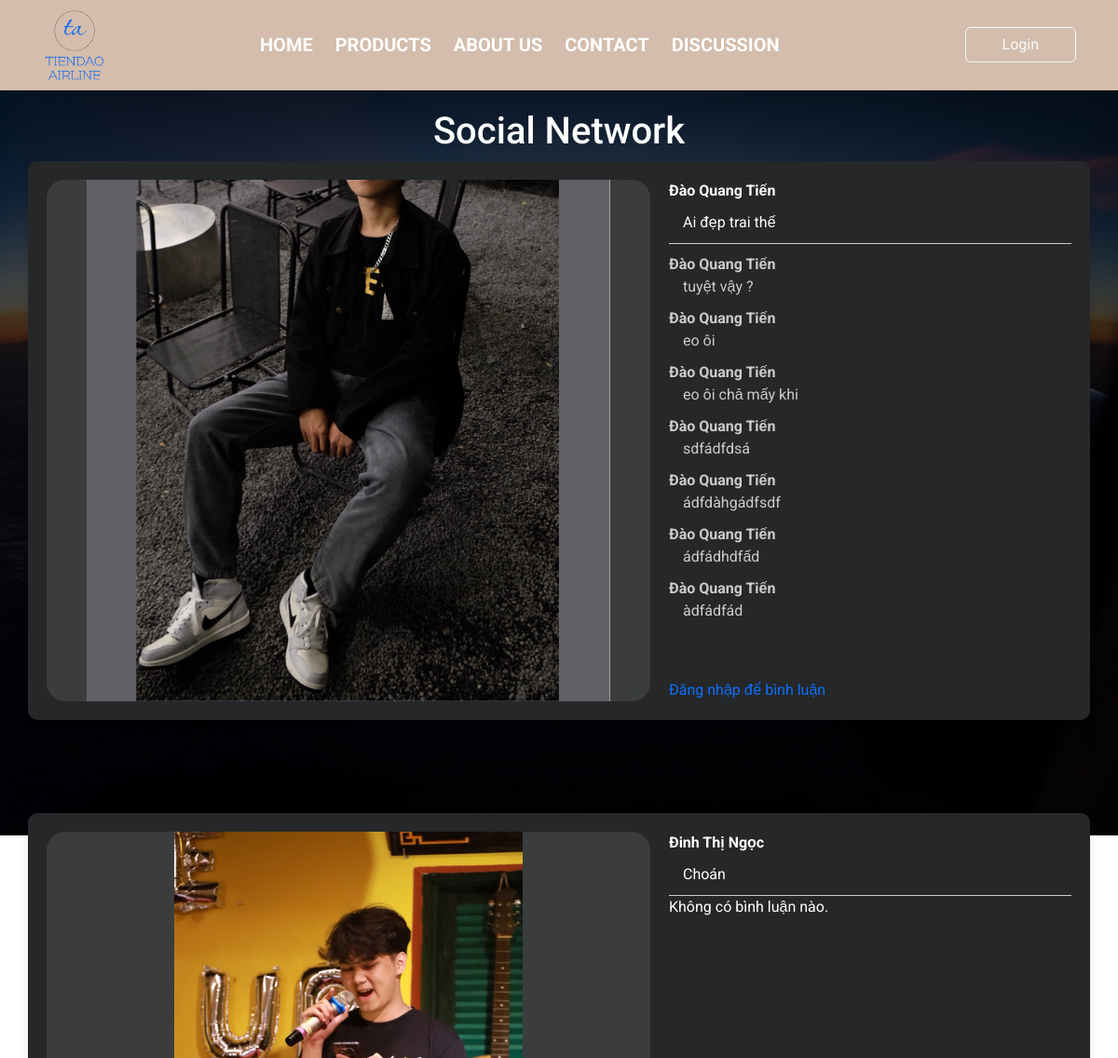
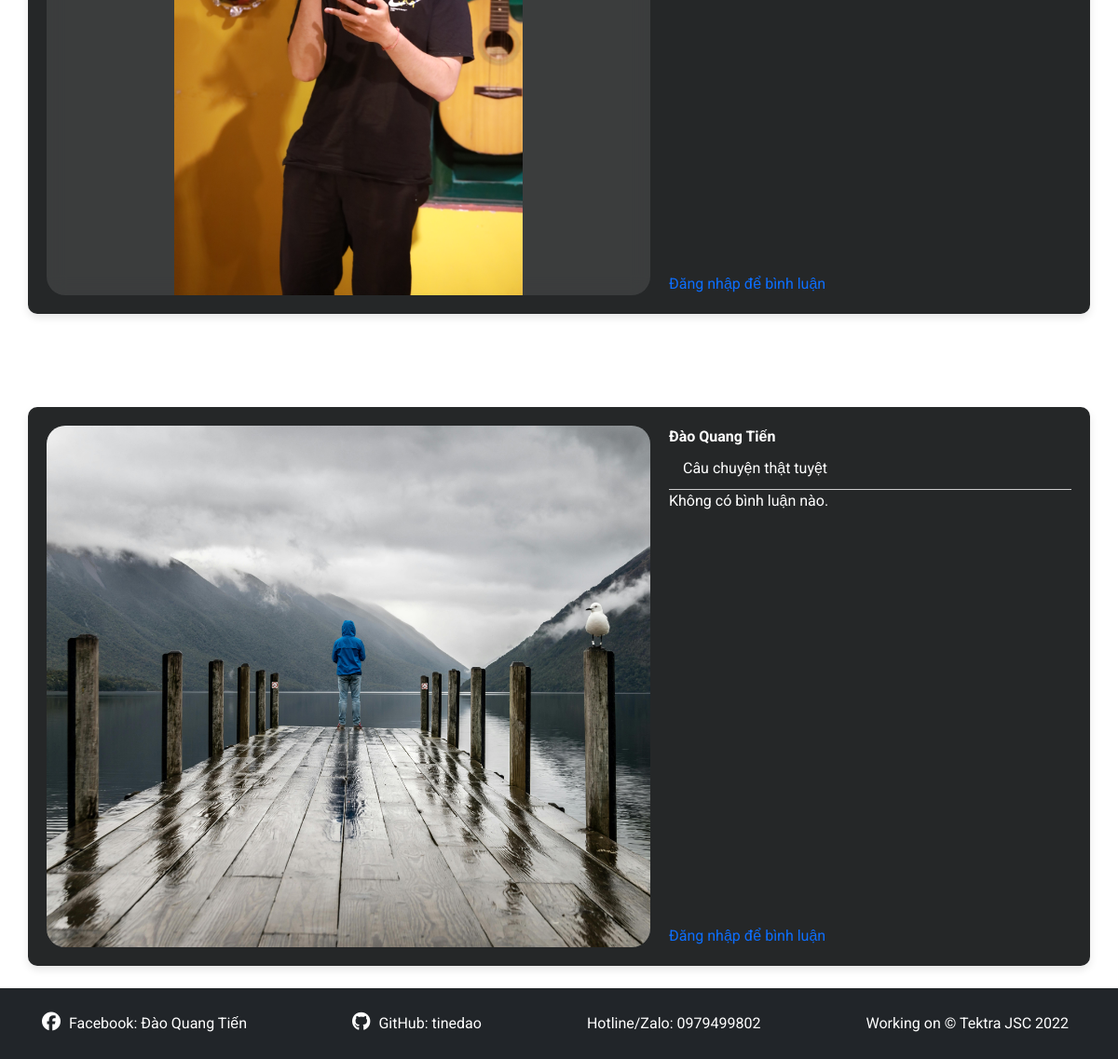
Page /discussion.php on the committed database (2 pictures, top to bottom).
### tables this page shows
CREATE TABLE `posts` (
  `id` int(11) NOT NULL,
  `username` varchar(255) NOT NULL,
  `img` varchar(255) NOT NULL,
  `thought` text DEFAULT NULL,
  `created_at` timestamp NOT NULL DEFAULT current_timestamp()
);

CREATE TABLE `users` (
  `username` varchar(255) NOT NULL,
  `email` varchar(255) NOT NULL,
  `phone` varchar(15) DEFAULT NULL,
  `dob` date DEFAULT NULL,
  `password` varchar(255) NOT NULL,
  `full_name` varchar(255) DEFAULT NULL,
  `wallet` decimal(10,2) DEFAULT 0.00
);

CREATE TABLE `comments` (
  `id` int(11) NOT NULL,
  `post_id` int(11) NOT NULL,
  `username` varchar(255) NOT NULL,
  `comment` text NOT NULL,
  `created_at` timestamp NOT NULL DEFAULT current_timestamp()
);

### discussion.php (the view, shortened to what this page needs)
<?php
include 'layout/header.php';
include 'layout/navbar.php';
include 'config/connect.php';
$sql = "SELECT p.*, u.full_name FROM posts p JOIN users u ON p.username = u.username ORDER BY p.id DESC";
$result = $conn->query($sql);
?>
<div class="addressFolder">
    <h1>Social Network</h1>
</div>
<?php if ($result && $result->num_rows > 0): ?>
<?php while ($row = $result->fetch_assoc()): ?>
<div class="container container-discussion">
    <div class="imgC">
        <img class="imgContent" src="assets/img/<?php echo $row['img']; ?>" alt="Post Image">
    </div>
    <div class="content">
        <div class="inforPost">
            <div class="post-meta">
                <strong><?php echo $row['full_name']; ?></strong>
            </div>
            <div class="thought" style="border-bottom: 1px solid #ccc; padding-bottom: 10px;">
                <?php echo $row['thought']; ?></div>
            <div class="areaComment">
                <div class="comments">
                    <?php
                    $sql_comments = "SELECT c.*, u.full_name FROM comments c JOIN users u ON c.username = u.username WHERE c.post_id = ?";
                    $stmt_comments = $conn->prepare($sql_comments);
                    if ($stmt_comments) {
                        $stmt_comments->bind_param("i", $row['id']);
                        $stmt_comments->execute();
                        $comments_result = $stmt_comments->get_result();
                    } else {
                        echo "Error preparing statement: " . $conn->error;
                    }
                    ?>
                    <?php if ($comments_result && $comments_result->num_rows > 0): ?>
                    <?php while ($comment = $comments_result->fetch_assoc()): ?>
                    <div class="comment">
                        <p><strong><?php echo $comment['full_name']; ?></strong></p>
                        <p class="comment-text"><?php echo $comment['comment']; ?></p>
                    </div>
                    <?php endwhile; ?>
                    <?php else: ?>
                    <p>Không có bình luận nào.</p>
                    <?php endif; ?>
                </div>
            </div>
        </div>
        <div class="commentForm">
            <?php if (isset($_SESSION['username'])): ?>
            <form action="" method="post" class="comment-form">
                <input type="hidden" name="post_id" value="<?php echo $row['id']; ?>">
                <div class="input-group">
                    <input type="text" class="form-control comment-input" name="comment"
                        placeholder="Nhập bình luận...">
                    <div class="input-group-append">
                        <button type="submit" class="btn comment-btn"><i class="fa-solid fa-arrow-right"></i></button>
                    </div>
                </div>
            </form>
            <?php else: ?>
            <a href="login.php">Đăng nhập để bình luận</a>
            <?php endif; ?>
        </div>
    </div>
</div>
<?php endwhile; ?>
<?php else: ?>
<p>Không có bài viết nào.</p>
<?php endif; ?>
<?php include 'layout/footer.php'; ?>

### assets/css/style.css (style rules this page uses)
body { height: 100% !important; }
a { text-decoration: none !important; }
body *:not(i) { font-family: 'Roboto', sans-serif; }
.container { display: flex; align-items: center; justify-content: space-between; padding: 10px 20px; }
.container { width: 100%; padding-right: 15px; padding-left: 15px; margin-right: auto; margin-left: auto; box-sizing: border-box; }
.addressFolder { color: white; text-align: center; padding-top: 20px; }
@media (min-width: 576px) { .container { max-width: 540px; } }
@media (min-width: 768px) { .container { max-width: 720px; } }
@media (min-width: 992px) { .container { max-width: 960px; } }
@media (min-width: 1200px) { .container { max-width: 1140px; } }

### discussion.php (style rules this page uses)
.container-discussion { display: flex; flex-direction: row; background: #252728; border-radius: 10px; margin-bottom: 100px; padding: 20px; box-shadow: 0 4px 8px rgba(0, 0, 0, 0.1); height: 600px !important; }
.content { color: white; width: 40% !important; height: 100%; display: flex; flex-direction: column; justify-content: space-between; }
.imgC { width: 60% !important; height: 100%; margin-right: 20px; overflow: hidden; display: flex; justify-content: center; backdrop-filter: blur(10px); border-radius: 20px; background: rgba(255, 255, 255, 0.1); }
.imgContent { height: auto; width: auto; }
.post-meta { margin-bottom: 10px !important; }
.content .post-meta { margin-bottom: 10px; display: flex; justify-content: space-between; }
.content .thought { padding-left: 15px; }
.comment { padding-top: 10px; color: #ccc; }
.comments { max-height: 407px; overflow: auto; }
.comment p { margin: 0 !important; }
.comment-text { padding-left: 15px; }
.areaComment { max-height: calc(100% - 50px); overflow: auto; }

### rows in the picture
posts: img (picture), users.full_name "Đào Quang Tiến", thought "Ai đẹp trai thế"
comments: users.full_name "Đào Quang Tiến", comment "tuyệt vậy ?"
comments: users.full_name "Đào Quang Tiến", comment "eo ôi"
comments: users.full_name "Đào Quang Tiến", comment "eo ôi chả mấy khi"
comments: users.full_name "Đào Quang Tiến", comment "sdfádfdsá"
comments: users.full_name "Đào Quang Tiến", comment "ádfdàhgádfsdf"
comments: users.full_name "Đào Quang Tiến", comment "ádfádhdfấd"
comments: users.full_name "Đào Quang Tiến", comment "àdfádfád"
posts: img (picture), users.full_name "Đinh Thị Ngọc", thought "Choán", shows "Không có bình luận nào."
posts: img (picture), users.full_name "Đào Quang Tiến", thought "Câu chuyện thật tuyệt", shows "Không có bình luận nào."
